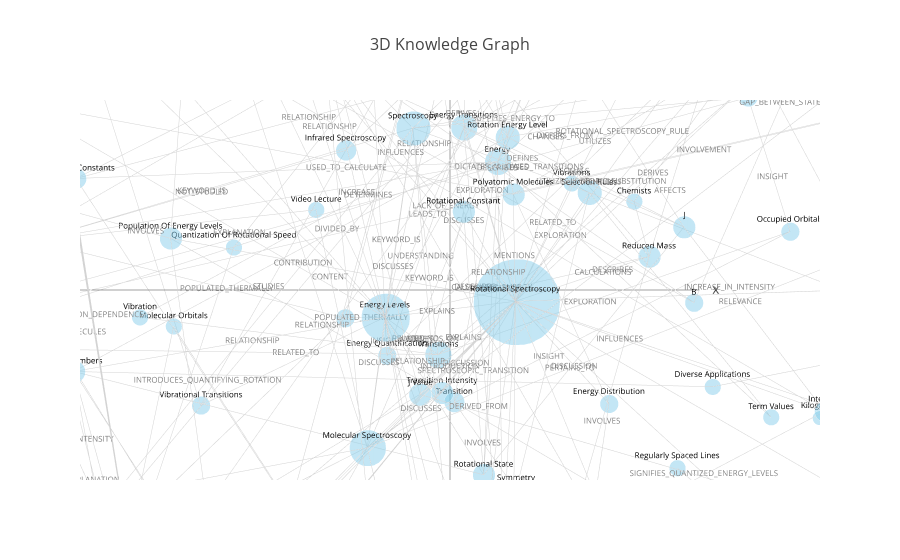

The notebook cell saved with this chart:
### Markdown cell above
### 5.2 3D Visualization

### Code cell
def visualize_networkx_graph_3d(G,num_nodes=100):
    """
    Visualizes a directed graph in 3D using Plotly.
    
    Parameters:
    G (nx.DiGraph): A directed graph to be visualized.
    """
    top_nodes = get_top_nodes_by_degree(G,top_n=num_nodes)
    subgraph = G.subgraph(top_nodes).copy()

    # Generate 3D positions for the nodes using the spring layout
    pos = nx.spring_layout(subgraph, dim=3, k=0.8, iterations=50)

    # Extract and center node positions
    x_nodes = [pos[node][0] for node in subgraph.nodes]
    y_nodes = [pos[node][1] for node in subgraph.nodes]
    z_nodes = [pos[node][2] for node in subgraph.nodes]
    
    x_centered = [x - np.mean(x_nodes) for x in x_nodes]
    y_centered = [y - np.mean(y_nodes) for y in y_nodes]
    z_centered = [z - np.mean(z_nodes) for z in z_nodes]
    
    # Create edges
    edge_x = []
    edge_y = []
    edge_z = []
    edge_labels = []
    for edge in subgraph.edges:
        x0, y0, z0 = pos[edge[0]]
        x1, y1, z1 = pos[edge[1]]
        edge_x += [x0, x1, None]
        edge_y += [y0, y1, None]
        edge_z += [z0, z1, None]
        edge_labels.append(subgraph.edges[edge].get('label', ''))
    
    # Remove None values and center edges
    edge_x = [x for x in edge_x if x is not None]
    edge_y = [y for y in edge_y if y is not None]
    edge_z = [z for z in edge_z if z is not None]
    
    edge_x_centered = [x - np.mean(x_nodes) for x in edge_x]
    edge_y_centered = [y - np.mean(y_nodes) for y in edge_y]
    edge_z_centered = [z - np.mean(z_nodes) for z in edge_z]
    
    # Determine node sizes based on degree
    node_degrees = dict(subgraph.degree())
    max_degree = max(node_degrees.values())
    node_sizes = [10 + 50 * (degree / max_degree) for _, degree in node_degrees.items()]

    # Create a trace for nodes with labels
    node_trace = go.Scatter3d(
        x=x_centered, y=y_centered, z=z_centered,
        mode='markers+text',
        marker=dict(size=node_sizes, color='skyblue', opacity=0.5),
        text=[subgraph.nodes[node].get('label', '') for node in subgraph.nodes],
        textposition='top center',
        textfont=dict(size=8, color='black')
    )
    
    # Create a trace for edges
    edge_trace = go.Scatter3d(
        x=edge_x_centered, y=edge_y_centered, z=edge_z_centered,
        mode='lines',
        line=dict(width=1, color='lightgray'),
        hoverinfo='none'
    )
    
    # Create a trace for edge labels
    edge_label_trace = go.Scatter3d(
        x=[(pos[edge[0]][0] + pos[edge[1]][0]) / 2 for edge in subgraph.edges],
        y=[(pos[edge[0]][1] + pos[edge[1]][1]) / 2 for edge in subgraph.edges],
        z=[(pos[edge[0]][2] + pos[edge[1]][2]) / 2 for edge in subgraph.edges],
        mode='text',
        text=edge_labels,
        textposition='middle center',
        textfont=dict(size=8, color='gray'),
        hoverinfo='none'
    )
    
    # Create the 3D plot
    fig = go.Figure(data=[edge_trace, edge_label_trace, node_trace],
                    layout=go.Layout(
                        title="3D Knowledge Graph",
                        titlefont_size=16,
                        showlegend=False,
                        scene=dict(
                            xaxis=dict(showbackground=False, showgrid=False, showticklabels=False, range=[-1, 1]),
                            yaxis=dict(showbackground=False, showgrid=False, showticklabels=False, range=[-1, 1]),
                            zaxis=dict(showbackground=False, showgrid=False, showticklabels=False, range=[-1, 1]),
                            camera=dict(
                                eye=dict(x=0, y=0, z=.4)  # Adjust this value to start the camera at the center
                            )
                        )
                    ))
    
    fig.show()

# Example usage
G = create_networkx_graph(graph_documents)
visualize_networkx_graph_3d(G)

### Figure 1 — Plotly figure (JSON) as saved in the notebook; plotly's stock layout.template omitted (floating-point values rounded to 4 significant figures; data arrays with more than 128 entries replaced by an {"elided": "..."} marker saying what was removed)
{"data": [{"hoverinfo": "none", "line": {"color": "lightgray", "width": 1}, "mode": "lines", "type": "scatter3d", "x": {"elided": "336 float values"}, "y": {"elided": "336 float values"}, "z": {"elided": "336 float values"}}, {"hoverinfo": "none", "mode": "text", "text": {"elided": "168 str values"}, "textfont": {"color": "gray", "size": 8}, "textposition": "middle center", "type": "scatter3d", "x": {"elided": "168 float values"}, "y": {"elided": "168 float values"}, "z": {"elided": "168 float values"}}, {"marker": {"color": "skyblue", "opacity": 0.5, "size": [14.17, 14.17, 11.39, 12.78, 11.39, 15.56, 14.17, 11.39, 14.17, 12.78, 11.39, 12.78, 15.56, 15.56, 16.94, 15.56, 15.56, 12.78, 14.17, 14.17, 11.39, 14.17, 12.78, 23.89, 12.78, 15.56, 14.17, 15.56, 21.11, 18.33, 11.39, 10, 15.56, 11.39, 11.39, 14.17, 60, 12.78, 12.78, 12.78, 14.17, 11.39, 12.78, 14.17, 12.78, 11.39, 11.39, 14.17, 12.78, 12.78, 14.17, 18.33, 12.78, 12.78, 14.17, 11.39, 14.17, 14.17, 11.39, 15.56, 16.94, 11.39, 11.39, 18.33, 10, 14.17, 25.28, 11.39, 12.78, 14.17, 23.89, 11.39, 15.56, 11.39, 12.78, 12.78, 15.56, 12.78, 16.94, 14.17, 11.39, 14.17, 11.39, 12.78, 15.56, 12.78, 12.78, 33.61, 14.17, 14.17, 14.17, 12.78, 16.94, 12.78, 14.17, 15.56, 15.56, 12.78, 12.78, 18.33]}, "mode": "markers+text", "text": ["Molecular Vibrations", "Bond Length", "Quantization Of Rotational Speed", "Reaction Rates", "Temperature Estimation", "Rotational Constant", "Infrared Spectroscopy", "Video Lecture", "Distortion Due To Rotation", "Energy Description", "Molecular Orbitals", "Thermal Occupation", "Population Of Energy Levels", "Polyatomic Molecules", "Rotation Energy Level", "Wave Numbers", "Temperature", "Vibrational Levels", "Rotational Transitions", "Energy Units", "Regularly Spaced Lines", "Peak", "Vibrational-Rotational Energy", "Molecule", "Symmetry", "Rotational State", "Rotational Constants", "Molecules", "Moment Of Inertia", "Transitions", "Textbooks", "Kilograms", "Reduced Mass", "Theory", "Molecular Structures", "Peaks", "Rotational Spectroscopy", "Energy Distribution", "Generous People", "Occupied Orbitals", "Branches Of Chemistry", "Rotational States", "Astrochemistry", "Intensity", "B", "Vibrations", "Distortion Due To Rotation In Molecules", "Gap", "Quantum Terms", "Energy Quantification", "Relative Population", "Energy", "Energy Gap", "Uv Spectroscopy", "Calculation Of Energy Levels", "2B Value", "Diatomic Molecule", "Energy States", "Chemists", "Chemistry", "Rotation", "Energies", "Vibration", "Energy Transitions", "Electron", "Factors Affecting Relative Population", "Molecular Spectroscopy", "Interaction Of Light", "Rotation Of Molecules", "Electronic Transitions", "Spectroscopy", "Term Values", "Spectral Peaks", "Vibrational Energy Levels", "Quantification Of Rotation", "Electron Distribution", "J", "", "Spectrum", "Joules", "Condition Probability", "", "Diverse Applications", "Quantized Energy Levels", "Transition Intensity", "Vibrational Transitions", "Electromagnetic Radiation", "Energy Levels", "Gas Phase", "Dipole Moment", "Transition", "Spectra", "Selection Rules", "Transition Energies", "Generation Of Waves", "J Value", "States", "Delta E Value", "Population", "Isotopic Substitution"], "textfont": {"color": "black", "size": 8}, "textposition": "top center", "type": "scatter3d", "x": [0.9582, 0.5181, 0.1449, 0.8435, -0.9385, 0.06626, 0.3688, 0.2818, 0.4481, 0.2693, -0.0918, -0.2888, 0.1443, 0.1256, 0.4571, -0.1573, -0.2499, 0.6327, 0.7996, -0.5282, -0.5815, -0.6938, -0.8224, 0.419, -0.6623, -0.446, 0.2243, 0.1123, 0.8415, -0.2284, -0.2317, -0.3261, 0.1104, -0.1566, 0.702, -0.7888, -0.01962, -0.335, 0.1673, 0.1572, -0.03601, 0.2248, 0.3869, -0.1078, -0.02518, 0.3718, -0.8624, 0.5477, 0.02483, -0.2595, 0.8291, 0.4613, 0.2259, 0.04874, 0.5354, -0.4897, -0.7201, 0.7298, 0.2605, 0.1946, 0.462, -0.07737, -0.03846, 0.5021, -0.944, 0.8596, -0.2157, 0.5257, -0.9035, 0.8411, 0.2914, -0.3326, -0.9753, 0.7446, -0.5217, 0.3633, 0.115, -0.1042, -0.6334, -0.7899, 0.2193, 0.524, -0.275, -0.4975, -0.3632, -0.347, -0.3874, -0.07071, 0.4024, -0.3808, -0.4347, 0.594, 0.2647, -0.9685, -0.952, -0.2032, -0.2294, -0.667, 0.6795, 0.3377], "y": [0.08328, -0.7493, 0.7372, 0.5983, -0.4787, -0.01143, 0.2757, 0.4719, -0.666, 0.5555, 0.701, 0.269, 0.7825, -0.0833, -0.172, 0.7278, -0.7559, 0.7159, -0.04181, 0.5655, -0.7442, 0.8028, -0.05807, -0.154, -0.2194, -0.08132, 0.7545, 0.9473, 0.06236, 0.04283, 0.8458, -0.9444, -0.6573, -0.09478, -0.5518, 0.4312, -0.1139, -0.4689, 0.5456, -0.9172, 0.3757, -0.8929, -0.439, -0.3333, -0.488, -0.4242, -0.5187, 0.2852, -0.6362, 0.2501, 0.5719, -0.1717, -0.09874, -0.9816, -0.1335, 0.4079, -0.05464, -0.7627, -0.5429, -0.6631, -0.2163, 0.7108, 0.4393, -0.04281, 0.5795, 0.09892, 0.1134, 0.5725, 0.5723, -0.5787, 0.06704, -0.8416, -0.07409, 0.4255, 0.5524, -0.5636, -0.4286, 0.3901, 0.5456, -0.1448, 0.8517, 0.7824, -0.7478, -0.6021, 0.0289, 0.7512, -0.6686, 0.1698, 0.3448, 0.3843, -0.01568, -0.4465, -0.3797, -0.1535, -0.02681, 0.05885, 0.1502, -0.3801, 0.3502, -0.3305], "z": [0.2641, -0.3339, -0.7344, -0.06656, 0.1185, 0.4087, -0.3946, -0.7845, 0.5092, 0.4134, -0.3455, 0.971, -0.4635, 0.199, -0.5518, -0.07714, 0.6668, -0.02119, -0.272, 0.03099, -0.6752, -0.3263, 0.6987, 0.09623, -0.6945, -0.2938, -0.1138, -0.2312, -0.5129, -0.7948, 0.5565, -0.3543, -0.6866, 1.0, 0.6481, -0.1667, 0.00847, -0.5306, 0.3212, -0.4174, 0.5149, 0.1897, 0.8537, 0.3889, -0.1069, -0.7723, -0.0101, -0.2274, 0.8923, -0.983, -0.2099, -0.8229, 0.9524, 0.3487, -0.2775, 0.8206, 0.1714, -0.001564, -0.5298, 0.5528, 0.2798, 0.186, 0.1543, -0.5942, -0.06927, 0.4029, 0.1746, 0.6431, -0.2955, 0.2552, -0.01905, -0.384, 0.2306, -0.2867, 0.4512, -0.0576, -0.03149, -0.8732, 0.2999, 0.4052, 0.53, 0.4786, -0.4852, 0.3046, -0.7941, -0.5588, 0.8122, -0.3777, 0.8146, 0.8644, -0.9506, -0.1593, -0.4302, -0.4034, -0.2406, -0.08436, 0.5555, 0.7633, -0.5751, 0.2528]}], "layout": {"scene": {"camera": {"eye": {"x": 0, "y": 0, "z": 0.4}}, "xaxis": {"range": [-1, 1], "showbackground": false, "showgrid": false, "showticklabels": false}, "yaxis": {"range": [-1, 1], "showbackground": false, "showgrid": false, "showticklabels": false}, "zaxis": {"range": [-1, 1], "showbackground": false, "showgrid": false, "showticklabels": false}}, "showlegend": false, "title": {"font": {"size": 16}, "text": "3D Knowledge Graph"}}}
